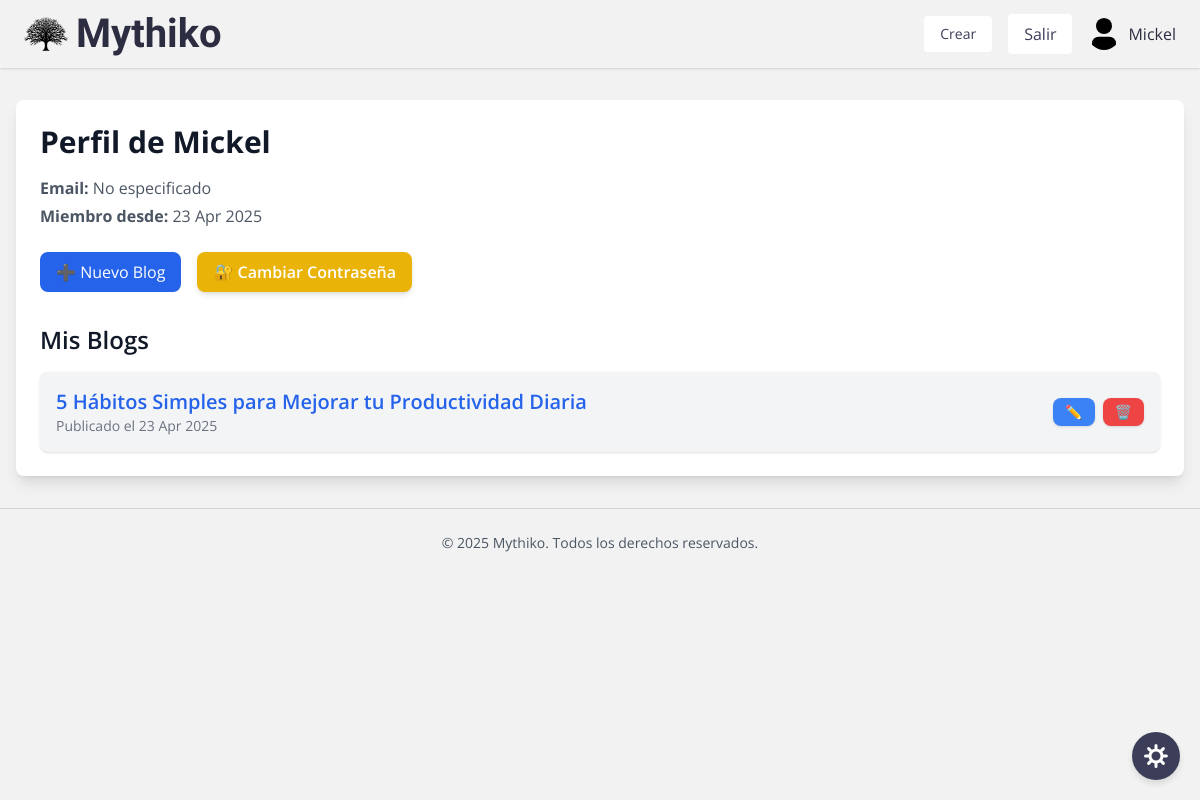
The page /profile/ (signed in) on the database as committed earlier.
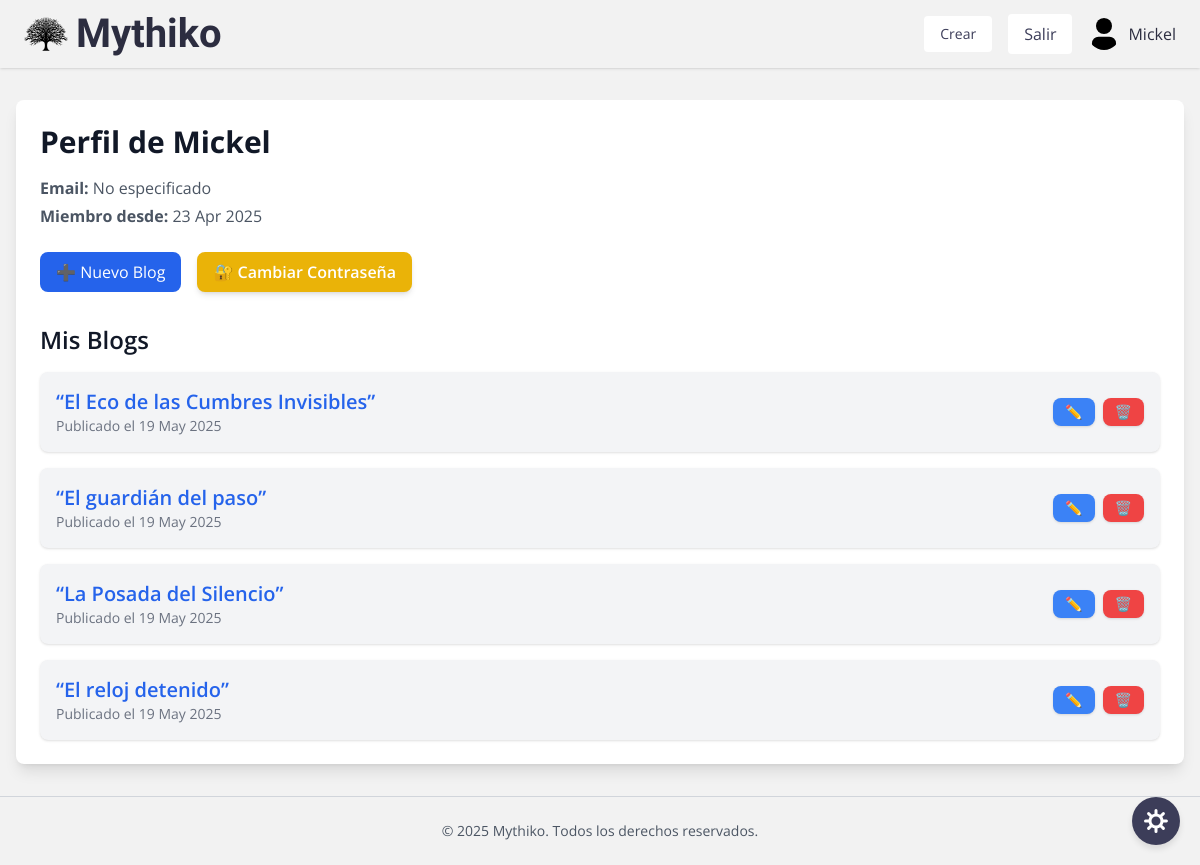
The same page on the database as committed later.
### blogapp/models.py (models this page shows, shortened)
class Blog(models.Model):
    title = models.CharField(max_length=200)
    content = RichTextField()
    featured_image = models.ImageField(upload_to='featured_images/', null=True, blank=True)
    category = models.ForeignKey(Category, on_delete=models.SET_NULL, null=True, blank=True)  # NUEVO
    author = models.ForeignKey(User, on_delete=models.CASCADE)
    created_at = models.DateTimeField(auto_now_add=True)

### blogapp/views.py (the view)
# urls.py: path('profile/', views.UserProfileView.as_view(), name='user_profile'),
class UserProfileView(LoginRequiredMixin, TemplateView):
    template_name = 'blogapp/user_profile.html'
    def get_context_data(self, **kwargs):
        context = super().get_context_data(**kwargs)
        context['user_blogs'] = Blog.objects.filter(author=self.request.user)
        return context

### blogapp/templates/blogapp/user_profile.html (shortened to what this page needs)
{% extends 'base.html' %}
{% block content %}
  <div class="bg-white dark:bg-gray-900 p-6 rounded-lg shadow-lg dark:text-white text-gray-900">
    <h1 class="text-3xl font-bold mb-4">Perfil de {{ request.user.username }}</h1>
    <div class="mb-6 space-y-1">
      <p class="text-gray-600 dark:text-gray-400"><strong>Email:</strong> {{ request.user.email|default:"No especificado" }}</p>
      <p class="text-gray-600 dark:text-gray-400"><strong>Miembro desde:</strong> {{ request.user.date_joined|date:"d M Y" }}</p>
    </div>
    <div class="flex space-x-4 mb-8">
      <a href="{% url 'blogapp:add_blog' %}" class="px-4 py-2 bg-blue-600 hover:bg-blue-700 text-white rounded-lg transition">➕ Nuevo Blog</a>
      <a href="/accounts/password_change/" class="px-4 py-2 bg-yellow-500 hover:bg-yellow-600 text-white font-semibold rounded-lg shadow-md transition">🔐 Cambiar Contraseña</a>
    </div>
    <h2 class="text-2xl font-semibold mb-4">Mis Blogs</h2>
    {% if user_blogs %}
      <ul class="space-y-4">
        {% for blog in user_blogs %}
          <li class="p-4 bg-gray-100 dark:bg-gray-800 rounded-lg shadow hover:shadow-md transition flex justify-between items-center">
            <div>
              <a href="{% url 'blogapp:blog_detail' blog.pk %}" class="text-xl font-semibold text-blue-600 dark:text-blue-400 hover:underline">
                {{ blog.title }}
              </a>
              <p class="text-sm text-gray-500 dark:text-gray-400">Publicado el {{ blog.created_at|date:"d M Y" }}</p>
            </div>
            <div class="flex space-x-2">
              <a href="{% url 'blogapp:edit_blog' blog.pk %}" class="px-3 py-1 bg-blue-500 hover:bg-blue-600 text-white rounded-lg text-sm shadow" title="Editar">
                ✏️
              </a>
              <form action="{% url 'blogapp:delete_blog' blog.pk %}" method="post" onsubmit="return confirm('¿Estás seguro que deseas eliminar este blog?');">
                <button type="submit" class="px-3 py-1 bg-red-500 hover:bg-red-600 text-white rounded-lg text-sm shadow" title="Eliminar">
                  🗑️
                </button>
              </form>
            </div>
          </li>
        {% endfor %}
      </ul>
    {% else %}
      <p class="text-gray-500">No has creado ningún blog todavía.</p>
    {% endif %}
  </div>
{% endblock %}

### blogapp/templates/blogapp/base.html (shortened to what this page needs)
{% load static %}
<!DOCTYPE html>
<html lang="en">
<head>
  <script src="https://cdn.tailwindcss.com"></script>
</head>
<body id="body" class="bg-lightsecondary dark:bg-darkbg text-darktext dark:text-lighttext font-sans transition-all">
  <nav class="sticky top-0 z-40 bg-lightsecondary dark:bg-darksecondary shadow py-1 px-4">
    <div class="max-w-6xl mx-auto flex justify-between items-center">
      <a href="{% url 'blogapp:blog_list' %}" class="flex items-center space-x-2">
        <img src="{% static 'img/logo-mythiko.svg' %}" alt="Mythiko logo" class="h-11 w-11 logo">
        <span class="text-[1.5rem] md:text-[2.5rem] font-bold text-mythikoText dark:text-mythikoWhite font-display">
          Mythiko
        </span>
      </a>
      <div class="flex items-center space-x-4">
        {% if user.is_authenticated %}
          <a href="{% url 'blogapp:add_blog' %}" class="px-4 py-2 text-sm bg-white text-customBtn rounded dark:bg-customBtn dark:text-white">
            Crear
          </a>
          <form action="{% url 'logout' %}" method="post">
            <button class="px-4 py-2 text-base bg-white text-customBtn rounded dark:bg-customBtn dark:text-white">
              Salir
            </button>
          </form>
          <a href="{% url 'blogapp:user_profile' %}" class="flex items-center gap-2">
            <img src="{% static 'img/avatar.svg' %}" class="w-8 h-8 rounded-full user-icon">
            <span class="user-name">{{ user.username }}</span>
          </a>
        {% endif %}
      </div>
    </div>
  </nav>
  <main class="w-full mx-auto px-4 py-8 animate-fade-in text-gray-900 dark:text-gray-100 bg-lightsecondary dark:bg-darkbg">
    {% block content %}{% endblock %}
  </main>
  <footer class="bg-lightsecondary dark:bg-darksecondary text-center py-6 border-t border-gray-300 dark:border-gray-700 text-sm">
    <p class="text-graytext dark:text-lightgraytext">&copy; 2025 Mythiko. Todos los derechos reservados.</p>
  </footer>
  <div class="floating-toggle">
    <button onclick="toggleDarkMode()" id="theme-toggle" class="theme-button">
      <img id="theme-icon" src="{% static 'icons/sun.svg' %}" alt="Modo Claro" class="w-6 h-6">
    </button>
  </div>
</body>
</html>

### blogapp/templates/blogapp/base.html (style rules this page uses)
html, body { height: 100%; scroll-behavior: smooth; }
.animate-fade-in { animation: fade-in 0.6s ease-out; }
.floating-toggle { position: fixed; bottom: 20px; right: 20px; z-index: 50; }
.theme-button { padding: 0.75rem; border-radius: 9999px; box-shadow: 0 4px 6px rgba(0,0,0,0.1); transition: background-color 0.3s, color 0.3s; }
.theme-button.light { background-color: #3C3D59; }
.theme-button.light img { filter: brightness(95%) invert(100%); }
.user-icon, .user-name { color: #2C2D40; }
.logo { filter: brightness(0) saturate(100%); }

Rows that differ between the two databases and show on the page:
removed Blog: title "5 Hábitos Simples para Mejorar tu Productividad Diaria", created_at "23 Apr 2025"
added Blog: title "“El Eco de las Cumbres Invisibles”", created_at "19 May 2025"
added Blog: title "“El guardián del paso”", created_at "19 May 2025"
added Blog: title "“La Posada del Silencio”", created_at "19 May 2025"
added Blog: title "“El reloj detenido”", created_at "19 May 2025"
